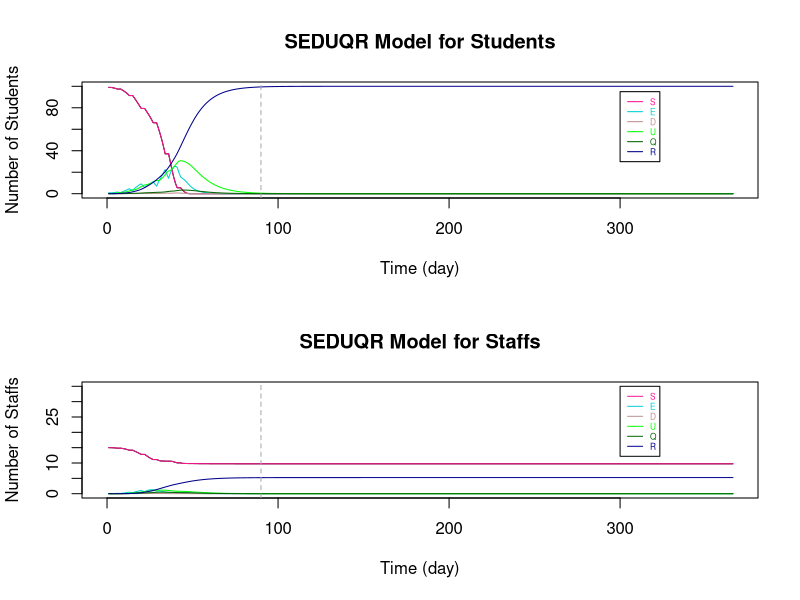

This chart was generated by the following R code:
# Variations in Bubble Size 5 Students in each bubble
# (da7)
###################################################################################################################

# Parameters
Ta = matrix(c(0.64,1), nrow = 2) # transmissibility of student and staff
Ca = matrix(c(0.79,1), nrow = 1)  # susceptibility of student and staff
tau = c(0.54, 0.54/2)  # individual transmission rate within and outside the bubble
# set p: the transmission rate: 
p1 = Ta %*% Ca
# p = (student-student same bubble, student-student different, staff-student, student-staff, staff-staff both teaching same or different bubbles)
p = c(p1[1,1]*tau[1], p1[1,1]*tau[2], p1[2,1]*tau[2], p1[1,2]*tau[2], p1[2,2]*tau[2]) #RHO

a = 0.2  # ALPHA: rate from latent to infection
d = c(0.1,0.3) # d:probability of an infection is detectable/symptomatic for student and staff
e = 0.138 # EPSILON: the relative transmission for undetectable compared to detectable
o = 0.75  # THETA: rate of getting quanrantined 
y = 0.1 # GAMMA:recovery rate (differ by age and compartments)

r.values = c(9,3,10,3,3)  # r:contact r people (should be changing with time), in the same order as p (RHO)

T = 366
N = 20 # student number in each bubble


###################################################################################################################

# Define dataframe - students bubbles 1-5 and total staff
# Define array 
B <- matrix(rep(0), T, 7)
A <- array(rep(B), dim = c(T, 7, 6))

A[,1,] <- 20 #  S
A[,7,] <- 20 #  N
A[,1,6] <- 15  # 30 staffs are S initially
A[,7,6] <- 55 #  55 staffs in total (20 of them work from home)
A[1,,1] <- c(19,1,0,0,0,0,20)   # initials

dimnames(A) <- list(1:T, c("S","E","D","U","Q","R","N"), c(sprintf("B%d", 1:5),"Staff"))  # name the array

head(A)
da7 <- as.data.frame(A)

###################################################################################################################

# Set initials
S <- matrix(rep(0), T+1, 5)
E <- matrix(rep(0), T+1, 5)
D <- matrix(rep(0), T+1, 5)
U <- matrix(rep(0), T+1, 5)
Q <- matrix(rep(0), T+1, 5)
R <- matrix(rep(0), T+1, 5)
r <- matrix(rep(0), T+1, 5)

S.Staff=S1=S2=S3=S4=S5=S6=S
E.Staff=E1=E2=E3=E4=E5=E6=E
D.Staff=D1=D2=D3=D4=D5=D6=D
U.Staff=U1=U2=U3=U4=U5=U6=U
Q.Staff=Q1=Q2=Q3=Q4=Q5=Q6=Q
R.Staff=R1=R2=R3=R4=R5=R6=R
r1=r2=r3=r4=r5=r

S5.diff=S2.diff=S
E5.diff=E2.diff=E
D5.diff=D2.diff=D
U5.diff=U2.diff=U
R5.diff=R2.diff=R
r5.diff=r2.diff=r

S.Staff.change = S.Staff



###################################################################################################################
# The Symbols for the Dynamic system 

# STUDENTS
# S, E, D, U, Q, R : (without subscript of numbers) TOTAL number of students in each compartment (for an individual bubble)

# S1, E1, D1, U1, Q1, R1: TOTAL number of students in each compartments with ONLY the intractions WITHIN bubbles (for an individual bubble)

# S2.diff, E2.diff, D2.diff, U2.diff, R2.diff : TOTAL number of students that are not in the specified bubble (for an individual bubble)

# S2, E2, D2, U2, Q2, R2: CHANGE of number of students in each compartments by BETWEEN-BUBBLES interactions (for an individual bubble)

# S3, E3, D3, U3, Q3, R3 : CHANGE of number of students in each compartments by their teaching staffs (for an individual bubble)

# STAFFS
# S.Staff, E.Staff, D.Staff, U.Staff, Q.Staff, R.Staff : (without subscript of numbers) TOTAL number of STAFF in each compartment (for those teaching an individual bubble)

# S4, E4, D4, U4, Q4, R4: CHANGE of number of staffs in each compartments by the students they teach (for those teaching an individual bubble)

# S5.diff, E5.diff, D5.diff, U5.diff, R5.diff : TOTAL number of staffs that are not teaching the specified bubble (for those teaching an individual bubble)

# S5, E5, D5, U5, Q5, R5 : CHANGE of number of staffs in each compartments by staffs teaching other bubbles (for those teaching an individual bubble)

# S6, E6, D6, U6, Q6, R6 : CHANGE of number of staffs in each compartments by the staffs teaching the same bubble (for those teaching an individual bubble)

# r are the number of sesceptible contacts that an infection case would contact (vary with situations)

# Staff.School : the number of staff at school of teaching each bubble

# Staff.rp : the number of staff that can come to teach the bubble that were working from home

# TUTOR GROUP

# S.Std_Std : CHANGE of number of student in tutor group by infections within tutor group

# S.Std1 : CHANGE of number of student in bubble j by infections within tutor group

# S.Std2 : CHANGE of number of student in bubble j by infections from the tutor

# S.Stf, E.Stf, D.Stf, U.Stf, Q.Stf, R.Stf : Total number of tutors being infected in tutor group j

###################################################################################################################

# i : time step start from 1 
# j : bubble number 1 to 5

for (i in 1:T){
  for (j in 1:5){  
    
    ###### For STUDENTS
    
    # initals
    S[1,j] =  da7[1,paste("S.B", j, sep = "")]
    E[1,j] =  da7[1,paste("E.B", j, sep = "")]
    D[1,j] =  da7[1,paste("D.B", j, sep = "")]
    U[1,j] =  da7[1,paste("U.B", j, sep = "")]
    Q[1,j] =  da7[1,paste("Q.B", j, sep = "")]
    R[1,j] =  da7[1,paste("R.B", j, sep = "")]
    
    # STUDENT to STUDENT in the SAME BUBBLE
    S1[1,j] =  da7[1,paste("S.B", j, sep = "")]
    E1[1,j] =  da7[1,paste("E.B", j, sep = "")]
    D1[1,j] =  da7[1,paste("D.B", j, sep = "")]
    U1[1,j] =  da7[1,paste("U.B", j, sep = "")]
    Q1[1,j] =  da7[1,paste("Q.B", j, sep = "")]
    R1[1,j] =  da7[1,paste("R.B", j, sep = "")]
    r1[1,j] =  S[1,j]  # number of contact depends on how many S in the bubble
    
    # This formula comes from the dynamic equations (in powerpoint slide 4)
    S1[i+1,j] = S[i,j] - r1[i,j]*p[1]*(D[i,j]+e*U[i,j])
    E1[i+1,j] = E[i,j] + r1[i,j]*p[1]*(D[i,j]+e*U[i,j]) - a*E[i,j]
    D1[i+1,j] = D[i,j] + a*d[1]*E[i,j] - o*D[i,j]
    U1[i+1,j] = U[i,j] + a*(1-d[1])*E[i,j] - y*U[i,j]
    Q1[i+1,j] = Q[i,j] + o*D[i,j] - y*Q[i,j]
    R1[i+1,j] = R[i,j] + y*(Q[i,j]+U[i,j])
    r1[i+1,j] = S[i,j] 
    
    
    # STUDENT to STUDENT in DIFFERENT BUBBLES #
    # number of contact for each individual in bubble j to students in other bubbles
    r2.diff[1,j] =  3  # each student in j contact 3 students in other bubbles
    r2.diff[i+1,j] = r2.diff[i,j]    
    # the total number of contacts of the students in bubble j
    m = round(r2.diff[i,j]*(S[i,j]))  # only Susceptible individuals in j might be infected by students in other bubbles
    
    # inital values of total number of students at school not in bubble j
    # (only S,E,D,U are at school, currently not considered recovery come back to school yet)
    S2.diff[1,j] = 80
    E2.diff[1,j] = 0
    D2.diff[1,j] = 0
    U2.diff[1,j] = 0
    R2.diff[1,j] = 0
    
    # Subset for S,E,D,U compartments of all bubbles 
    all.S = (c(1:ncol(da7)) %% 7) == 1
    all.E = (c(1:ncol(da7)) %% 7) == 2
    all.D = (c(1:ncol(da7)) %% 7) == 3
    all.U = (c(1:ncol(da7)) %% 7) == 4
    all.R = (c(1:ncol(da7)) %% 7) == 6
    
    #total number of students at school not in bubble j (and not staff: the reason of removing the last column)
    # The number of S, E, D, U at time i, different to bubble j
    S2.diff[i,j] = round(sum((da7[i,(all.S)][,-j])[,c(1:ncol(da7[i,(all.S)][,-j])-1)]))
    E2.diff[i,j] = round(sum((da7[i,(all.E)][,-j])[,c(1:ncol(da7[i,(all.E)][,-j])-1)]))
    D2.diff[i,j] = round(sum((da7[i,(all.D)][,-j])[,c(1:ncol(da7[i,(all.D)][,-j])-1)]))
    U2.diff[i,j] = round(sum((da7[i,(all.U)][,-j])[,c(1:ncol(da7[i,(all.U)][,-j])-1)]))
    R2.diff[i,j] = round(sum((da7[i,(all.R)][,-j])[,c(1:ncol(da7[i,(all.R)][,-j])-1)]))
    
    # make a list of S, E, D, U not in bubble j (the times of repeat is the number of students in each compartment)
    list = c(rep("S", S2.diff[i,j]), rep("E", E2.diff[i,j]), rep("D", D2.diff[i,j]), rep("U", U2.diff[i,j]), rep("R", R2.diff[i,j]))
    
    #count the number of S,E,D,U that students in j contacted to
    # " sample(list, m, replace = TRUE) ": Randomly select m from list
    set.seed(123)
    countS = sum((sample(list, m, replace = TRUE))=="S") # for students in bubble j: the number of contact outside bubble j are S
    countE = sum((sample(list, m, replace = TRUE))=="E") # for students in bubble j: the number of contact outside bubble j are E
    countD = sum((sample(list, m, replace = TRUE))=="D") # for students in bubble j: the number of contact outside bubble j are D
    countU = sum((sample(list, m, replace = TRUE))=="U") # for students in bubble j: the number of contact outside bubble j are U
    countR = sum((sample(list, m, replace = TRUE))=="R") # for students in bubble j: the number of contact outside bubble j are R
    
    
    # The number of change in S and E compartments by interactions from other bubbles to bubbles j (only the partial effect)
    # initial (no intractions between bubbles at time 1)
    S2[1,j] = 0
    E2[1,j] = 0
    
    # The change in S and E for bubble j only depends on the number of:
    # 1. (   susceptible students in bubble j: r1[i,j] = S[i,j]   ) and 
    # 2. (   number of detectable/symtomatic and undetectable/asymtomatic that are contacted in other bubbles: countD+e*countU   
    #                                                        -- e is because the effectiveness on D and U in infection rate are different)
    S2[i+1,j] = -p[2]*(countD+e*countU)  # Only the change because of other bubbles
    E2[i+1,j] = p[2]*(countD+e*countU)  # Only the change because of other bubbles, so those Es goes into D/U compartments are included in E1
    
    
    # STAFF to STUDENTs they teach 
    # initial - there is no change of S and E initially
    S3[1,j] = 0
    E3[1,j] = 0
    r3[1,j] = r.values[3]
    
    # The change in S and E for bubble j depends on the number of D and U of staffs
    S3[i+1,j] = - r1[i,j]*p[3]*(D.Staff[i,j]+e*U.Staff[i,j]) 
    E3[i+1,j] = r1[i,j]*p[3]*(D.Staff[i,j]+e*U.Staff[i,j])  
    r3[i+1,j] =  S[i,j]
    
   
    
    
    # TOTAL on STUDNETS 
    if (S1[i+1,j] + S2[i+1,j] + S3[i+1,j] >= 0){   # The total number of S has to be >= 0
      S[i+1,j] = S1[i+1,j] + S2[i+1,j] + S3[i+1,j] 
      E[i+1,j] = E1[i+1,j] + E2[i+1,j] + E3[i+1,j] 
    }
    else {  # If not, S = 0, 
      #         E = previous (time step) amout of E - the same amount of students reduced in S compartment - those move to the next compartments
      S[i+1,j] = 0
      E[i+1,j] = E[i,j] - (S[i+1,j]-S[i,j]) - a*E[i,j]
    }
    
    D[i+1,j] = D1[i+1,j]
    U[i+1,j] = U1[i+1,j]
    Q[i+1,j] = Q1[i+1,j]
    R[i+1,j] = R1[i+1,j]
    
    
    ###### For STAFF
    
    # Assume there are 55 staffs in total, initially 30 of them teach students. 
    # The overall effect on STAFF (stdent -> staff  &   staff -> staff in same / different bubble)
    
    # initials
    S.Staff[1,] =  3
    E.Staff[1,] =  0
    D.Staff[1,] =  0
    U.Staff[1,] =  0
    Q.Staff[1,] =  0
    R.Staff[1,] =  0
    
    # STUDENT to STAFF
    # initials
    S4[1,j] = 0
    r4[1,j] = r.values[4]  
    
    # Only S and E compartments will change directly by the infection cause by studnets (E3 = -S3)
    S4[i+1,j] = - r4[i]*p[4]*(D[i,j]+e*U[i,j])
    r4[i+1,j] = S.Staff[i,j]
    
    
    # STAFF to STAFF (teach same bubble)
    # initials
    S6[1,j] = 0
    
    # Only S and E compartments will change directly by the infection cause by staffs teach same bubble (E6 = -S6)
    S6[i+1,j] = - r4[i]*p[5]*(D.Staff[i,j]+e*U.Staff[i,j])
    
    
    # STAFF to STAFF (teach different bubbles)
    # number of contact for each individual staff teach bubble j to the staffs teach other bubbles
    r5.diff[1,j] =  3  # each staff teach j contact 3 staffs teach other bubbles
    r5.diff[i+1,j] = r5.diff[i,j]    
    # the total number of contacts of the students in bubble j
    m.Staff = round(r5.diff[i,j]*(S.Staff[i,j]))  # only Susceptible staffs in j might be infected 
    
    # inital values of total number of staff at school not teach bubble j
    # (only S,E,D,U are at school, currently not considered recovery come back to school yet)
    S5.diff[1,] = 12
    E5.diff[1,] = 0
    D5.diff[1,] = 0
    U5.diff[1,] = 0
    R5.diff[1,] = 0
    
    # The number of S, E, D, U at time i, not teaching to bubble j
    S5.diff[i,j] = round(sum(S.Staff[i,])-S.Staff[i,j])
    E5.diff[i,j] = round(sum(E.Staff[i,])-E.Staff[i,j])
    D5.diff[i,j] = round(sum(D.Staff[i,])-D.Staff[i,j])
    U5.diff[i,j] = round(sum(U.Staff[i,])-U.Staff[i,j])
    R5.diff[i,j] = round(sum(R.Staff[i,])-R.Staff[i,j])
    
    # make a list of S, E, D, U not teach bubble j (the times of repeat is the number of staff in each compartment)
    list.Staff = c(rep("S", S5.diff[i,j]), rep("E", E5.diff[i,j]), rep("D", D5.diff[i,j]), rep("U", U5.diff[i,j]), rep("R", R5.diff[i,j]))
    
    #count the number of S,E,D,U that staffs teaching bubble j contacted to
    # " sample(list.Staff, m.Staff, replace = TRUE) ": Randomly select m.Staff from list
    set.seed(123)
    count.StaffS = sum((sample(list.Staff, m.Staff, replace = TRUE))=="S") # for students in bubble j: the number of contact outside bubble j are S
    count.StaffE = sum((sample(list.Staff, m.Staff, replace = TRUE))=="E") # for students in bubble j: the number of contact outside bubble j are E
    count.StaffD = sum((sample(list.Staff, m.Staff, replace = TRUE))=="D") # for students in bubble j: the number of contact outside bubble j are D
    count.StaffU = sum((sample(list.Staff, m.Staff, replace = TRUE))=="U") # for students in bubble j: the number of contact outside bubble j are U
    count.StaffR = sum((sample(list.Staff, m.Staff, replace = TRUE))=="R") # for students in bubble j: the number of contact outside bubble j are R
    
    # The number of change in S and E compartments by staffs teach j and other staffs contacts
    # initial (no transmission at time 1)
    S5[1,j] = 0
    
    # The change in S and E for staffs teach bubble j only depends on the number of:
    # 1. (   susceptible staffs teach bubble j: r5[i,j] = S.Staff[i,j]   ) and 
    # 2. (   number of detectable/symtomatic and undetectable/asymtomatic staffs teach other bubbles: count.StaffD+e*count.StaffU
    #                                                        -- e is because the effectiveness on D and U in infection rate are different)
    S5[i+1,j] = - p[5]*(count.StaffD+e*count.StaffU)  # Only the change because of staff teach other bubbles
    # E5 = -S5
    
    
    # TOTAL on STAFF
    # the total change of staff
    
    S.Staff.change[1,j] = 0
    S.Staff.change[i+1,j] = -(S4[i+1,j] + S5[i+1,j] + S6[i+1,j])    
    
    # With larger number in each group, remove the overlapping cases of new infection by:
    # (There might be chance an individual staff is infected by both students he teach and other staff he contact with)
    # Here, use randomly choosing to reduce the overlapping change effect
    # # # count.StaffS_overlap = - round(S3[i+1,j] + S5[i+1,j] + S6[i+1,j]) # the infected cases/the change in S (with overlap)
    
    # This formula comes from the dynamic equations (in powerpoint slide 4)
    S.Staff[i+1,j] = S.Staff[i,j] - S.Staff.change[i+1,j]
    E.Staff[i+1,j] = E.Staff[i,j] + S.Staff.change[i+1,j] - a*E.Staff[i,j]
    D.Staff[i+1,j] = D.Staff[i,j] + a*d[2]*E.Staff[i,j] - o*D.Staff[i,j]
    U.Staff[i+1,j] = U.Staff[i,j] + a*(1-d[2])*E.Staff[i,j] - y*U.Staff[i,j]
    Q.Staff[i+1,j] = Q.Staff[i,j] + o*D.Staff[i,j] - y*Q.Staff[i,j]
    R.Staff[i+1,j] = R.Staff[i,j] + y*(Q.Staff[i,j]+U.Staff[i,j])
    
    
    
    
    # The change on Weekends
    # There will not be new infections from 0 A.M. on Saturday till 0 A.M. on the following Monday
    
    offschool = c(seq(0,T,7)-1,seq(0,T,7)-0)
    
    if (!is.na(match(i, setdiff(0:T,offschool))) == TRUE){  #if time i is weekday
    }
    
    else{  #if time i is weekend
      S[i+1,j] = S[i,j]
      E[i+1,j] = E[i,j] - a*E[i,j]
      
      S.Staff[i+1,j] = S.Staff[i,j]
      E.Staff[i+1,j] = E.Staff[i,j] - a*E.Staff[i,j]
      
    }
    
    # Add the results of each time step i and each bubble j of each compartments to the dataframe da7
    da7[i,paste("S.B", j, sep = "")] <- S[i,j]
    da7[i,paste("E.B", j, sep = "")] <- E[i,j]
    da7[i,paste("D.B", j, sep = "")] <- D[i,j]
    da7[i,paste("U.B", j, sep = "")] <- U[i,j]
    da7[i,paste("Q.B", j, sep = "")] <- Q[i,j]
    da7[i,paste("R.B", j, sep = "")] <- R[i,j]
    
    da7[i,paste("S.", "Staff", sep = "")] <- sum(S.Staff[i,]) 
    da7[i,paste("E.", "Staff", sep = "")] <- sum(E.Staff[i,]) 
    da7[i,paste("D.", "Staff", sep = "")] <- sum(D.Staff[i,]) 
    da7[i,paste("U.", "Staff", sep = "")] <- sum(U.Staff[i,])
    da7[i,paste("Q.", "Staff", sep = "")] <- sum(Q.Staff[i,]) 
    da7[i,paste("R.", "Staff", sep = "")] <- sum(R.Staff[i,]) 
    
    # Sum up the total dynamic of students for all bubbles
    da7$S.Student[i] <- sum(S[i,])
    da7$E.Student[i] <- sum(E[i,])
    da7$D.Student[i] <- sum(D[i,])
    da7$U.Student[i] <- sum(U[i,])
    da7$Q.Student[i] <- sum(Q[i,])
    da7$R.Student[i] <- sum(R[i,])
    da7$N.Student[i] <- 100
    
  }
}

# Add extra columns 
for (i in 1:T){
  
  # reproduction rate Rt
  da7$Rt.Student[i] <- (da7$E.Student[i+1] + da7$D.Student[i+1] + da7$U.Student[i+1] + da7$Q.Student[i+1]) / 
    (da7$E.Student[i] + da7$D.Student[i] + da7$U.Student[i] + da7$Q.Student[i])
  
  da7$Rt.Staff[i] <- (da7$E.Staff[i+1] + da7$D.Staff[i+1] + da7$U.Staff[i+1] + da7$Q.Staff[i+1]) / 
    (da7$E.Staff[i] + da7$D.Staff[i] + da7$U.Staff[i] + da7$Q.Staff[i])
}



###################################################################################################################
# Plot SEDUQR graphs
par(mfrow=c(2, 1), lwd=1)

# Students
X_lim <- seq(1,T,by=1)
plot(da7$S.Student~X_lim, pch=15, col="black", main = "SEDUQR Model for Students", type = "l", xlab = "Time (day)", ylab = "Number of Students", xlim = c(0,T), ylim = c(0,100))

lines(da7$S.Student, col="DeepPink", lty=1)
lines(da7$E.Student, col="darkTurquoise", lty=1)
lines(da7$D.Student, col="RosyBrown", lty=1)
lines(da7$U.Student, col="green", lty=1)
lines(da7$Q.Student, col="darkgreen", lty=1)
lines(da7$R.Student, col="darkblue", lty=1)

legend(300, 95 ,c("S","E","D", "U", "Q", "R"),col=c("DeepPink","darkTurquoise","RosyBrown", "green", "darkgreen", "darkblue"),
       text.col=c("DeepPink","darkTurquoise","RosyBrown", "green", "darkgreen", "darkblue"),lty=c(1,1,1,1,1,1),
       cex=0.5)

abline(v=90,col="dark grey", lty=2)

# Staffs
X_lim <- seq(1,T,by=1)
plot(da7$S.Staff~X_lim, pch=15, col="black", main = "SEDUQR Model for Staffs", type = "l", xlab = "Time (day)", ylab = "Number of Staffs", xlim = c(0,T), ylim = c(0,35))

lines(da7$S.Staff, col="DeepPink", lty=1)
lines(da7$E.Staff, col="darkTurquoise", lty=1)
lines(da7$D.Staff, col="RosyBrown", lty=1)
lines(da7$U.Staff, col="green", lty=1)
lines(da7$Q.Staff, col="darkgreen", lty=1)
lines(da7$R.Staff, col="darkblue", lty=1)

legend(300, 35,c("S","E","D", "U", "Q", "R"),col=c("DeepPink","darkTurquoise","RosyBrown", "green", "darkgreen", "darkblue"),
       text.col=c("DeepPink","darkTurquoise","RosyBrown", "green", "darkgreen", "darkblue"),lty=c(1,1,1,1,1,1),
       cex=0.5)

abline(v=90,col="dark grey", lty=2)
